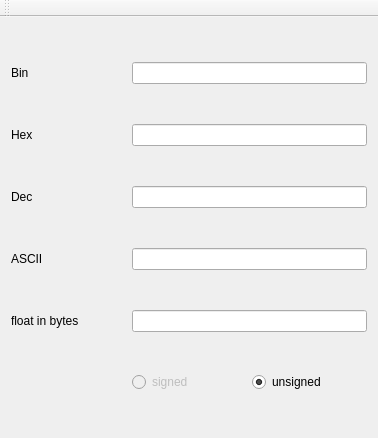
<?xml version="1.0" encoding="UTF-8"?>
<ui version="4.0">
 <class>MainWindow</class>
 <widget class="QMainWindow" name="MainWindow">
  <property name="geometry">
   <rect>
    <x>0</x>
    <y>0</y>
    <width>378</width>
    <height>438</height>
   </rect>
  </property>
  <property name="windowTitle">
   <string>MainWindow</string>
  </property>
  <widget class="QWidget" name="centralWidget">
   <layout class="QGridLayout" name="gridLayout">
    <item row="0" column="0">
     <widget class="QLabel" name="label_bin">
      <property name="text">
       <string>Bin</string>
      </property>
     </widget>
    </item>
    <item row="0" column="1" colspan="2">
     <widget class="QLineEdit" name="lineEdit_bin">
      <property name="inputMethodHints">
       <set>Qt::ImhNone</set>
      </property>
      <property name="alignment">
       <set>Qt::AlignRight|Qt::AlignTrailing|Qt::AlignVCenter</set>
      </property>
     </widget>
    </item>
    <item row="1" column="0">
     <widget class="QLabel" name="label__hex">
      <property name="text">
       <string>Hex</string>
      </property>
     </widget>
    </item>
    <item row="1" column="1" colspan="2">
     <widget class="QLineEdit" name="lineEdit_hex">
      <property name="alignment">
       <set>Qt::AlignRight|Qt::AlignTrailing|Qt::AlignVCenter</set>
      </property>
     </widget>
    </item>
    <item row="2" column="0">
     <widget class="QLabel" name="label_dec">
      <property name="text">
       <string>Dec</string>
      </property>
     </widget>
    </item>
    <item row="2" column="1" colspan="2">
     <widget class="QLineEdit" name="lineEdit_dec">
      <property name="alignment">
       <set>Qt::AlignRight|Qt::AlignTrailing|Qt::AlignVCenter</set>
      </property>
     </widget>
    </item>
    <item row="3" column="0">
     <widget class="QLabel" name="label_ascii">
      <property name="text">
       <string>ASCII</string>
      </property>
     </widget>
    </item>
    <item row="3" column="1" colspan="2">
     <widget class="QLineEdit" name="lineEdit_ascii">
      <property name="alignment">
       <set>Qt::AlignRight|Qt::AlignTrailing|Qt::AlignVCenter</set>
      </property>
     </widget>
    </item>
    <item row="4" column="0">
     <widget class="QLabel" name="label_float">
      <property name="text">
       <string>float in bytes</string>
      </property>
     </widget>
    </item>
    <item row="4" column="1" colspan="2">
     <widget class="QLineEdit" name="lineEdit_float">
      <property name="alignment">
       <set>Qt::AlignRight|Qt::AlignTrailing|Qt::AlignVCenter</set>
      </property>
     </widget>
    </item>
    <item row="5" column="1">
     <widget class="QRadioButton" name="signed_2">
      <property name="enabled">
       <bool>false</bool>
      </property>
      <property name="text">
       <string>signed</string>
      </property>
     </widget>
    </item>
    <item row="5" column="2">
     <widget class="QRadioButton" name="unsigned_2">
      <property name="text">
       <string>unsigned</string>
      </property>
      <property name="checked">
       <bool>true</bool>
      </property>
     </widget>
    </item>
   </layout>
  </widget>
  <widget class="QToolBar" name="mainToolBar">
   <attribute name="toolBarArea">
    <enum>TopToolBarArea</enum>
   </attribute>
   <attribute name="toolBarBreak">
    <bool>false</bool>
   </attribute>
  </widget>
 </widget>
 <layoutdefault spacing="6" margin="11"/>
 <resources/>
 <connections/>
</ui>
